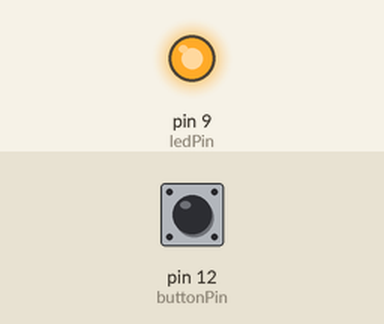
A sketch run on a simulated Arduino Uno, built with avr-gcc and run on an emulated ATmega328P. Shown: output pins drawn as LEDs (lit = HIGH). Inputs (shaded band) come from the test bench; at power-on: pin 12 (buttonPin) LOW.

Above: at 1.2 s.
1.3 s: pin 12 (buttonPin) pulled HIGH for 0.15 s
At 1.37 s:
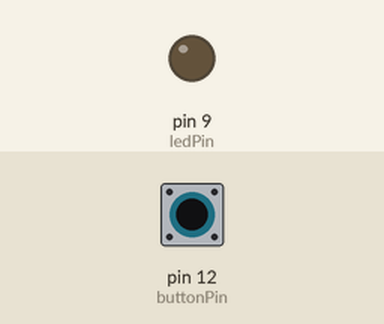
2.9 s: pin 12 (buttonPin) pulled HIGH for 3.2 s
At 6.5 s:
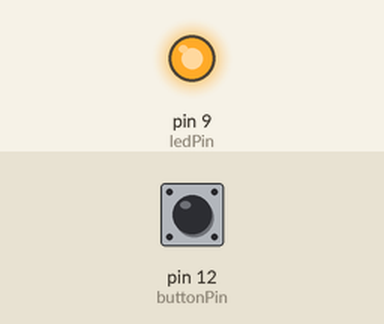
Timing chart, 0 to 8.0 s (numbered marks = the images above; inputs shaded):
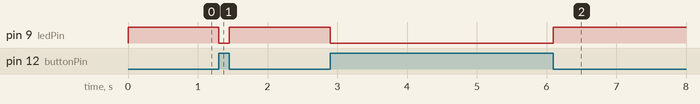

Measured:
- after the input at 1.3 s, pin 9 (ledPin): HIGH → LOW at once, → HIGH 0.15 s later
- after the input at 2.9 s, pin 9 (ledPin): HIGH → LOW at once, → HIGH 3.2 s later

The sketch:

Sketch_5.1.1_Control_LED_Through_Push_Button.ino
```cpp
/*
  Sketch 5.1.1
  Control LED Through Push Button

  modified 2021/4/18
  by http://www.diygeek.lk
*/

int buttonPin = 12; // the number of the push button pin
int ledPin = 9;     // the number of the LED pin

void setup() {
  pinMode(buttonPin, INPUT);  // set push button pin into input mode
  pinMode(ledPin, OUTPUT);    // set LED pin into output mode
}

void loop() {
  if (digitalRead(buttonPin) == HIGH) // if the button is not pressed
    digitalWrite(ledPin, LOW);        // switch off LED
  else                                // if the button is pressed
    digitalWrite(ledPin, HIGH);       // switch on LED
}
```
